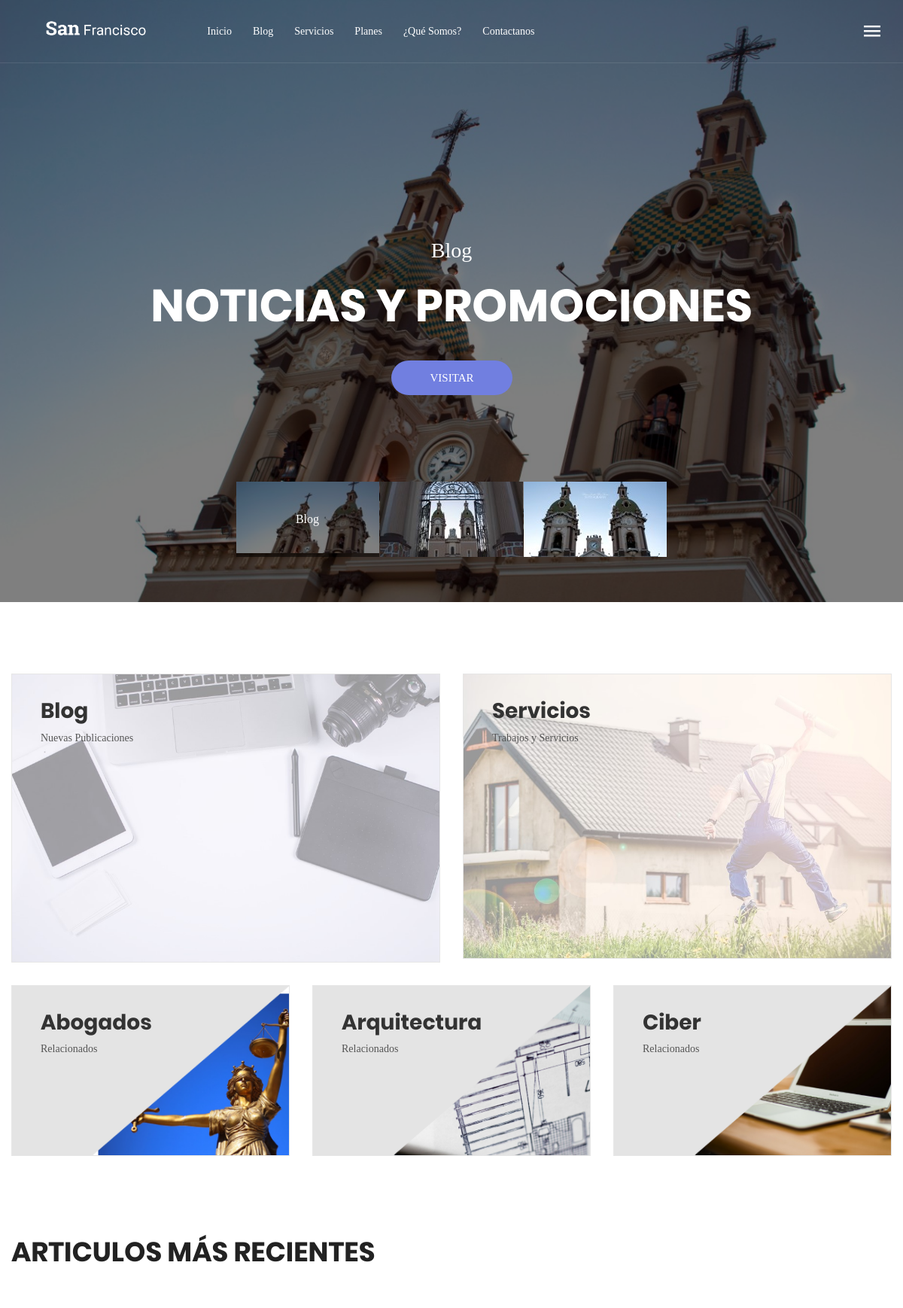
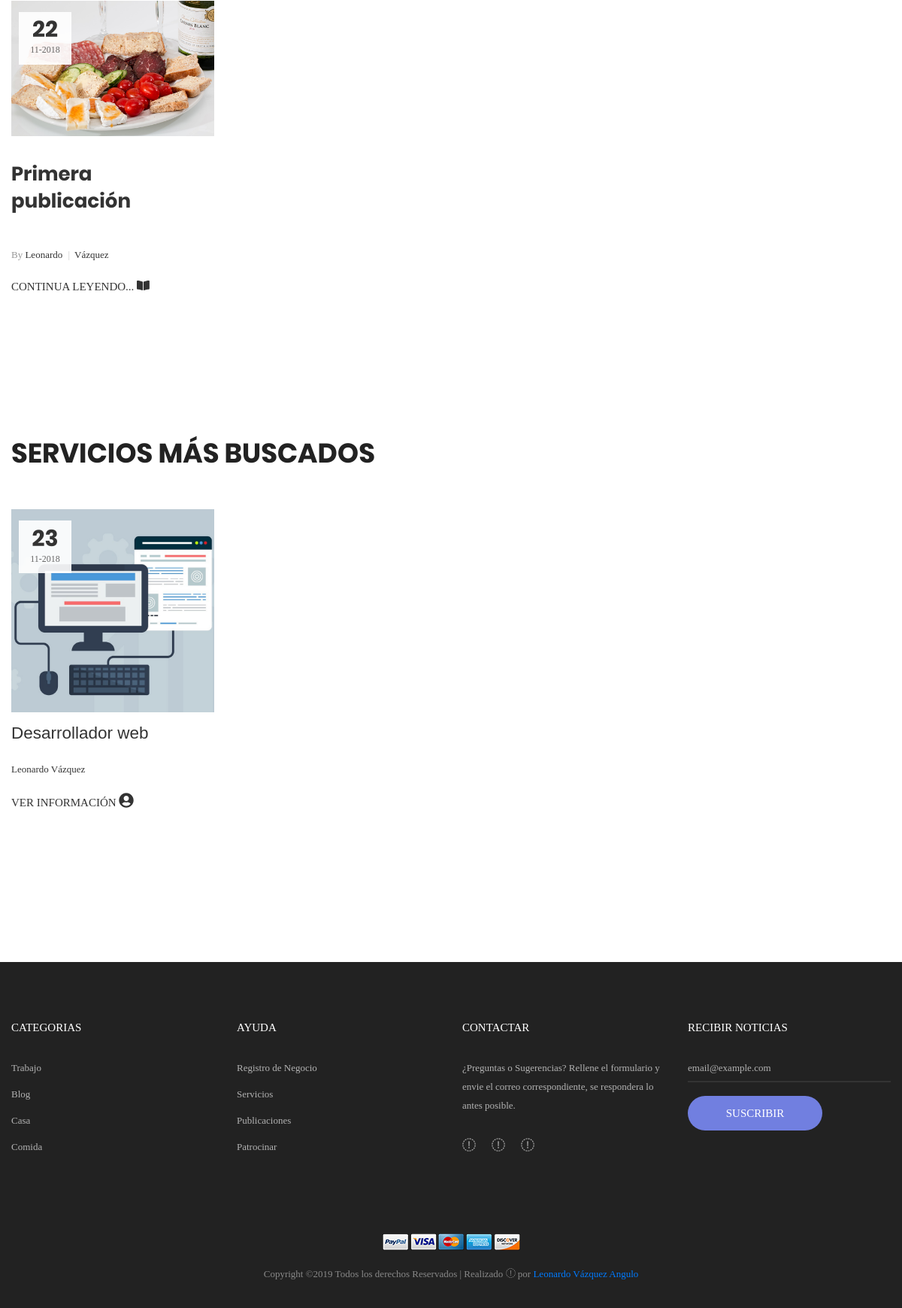
The page / on the database its author committed (2 pictures, top to bottom).
### tables this page shows
CREATE TABLE `servicios` (
  `id` int(11) NOT NULL,
  `nombre` varchar(20) NOT NULL,
  `imagen` varchar(20) NOT NULL
);

CREATE TABLE `publicacion` (
  `id` int(11) NOT NULL,
  `iduser` int(11) NOT NULL,
  `fecha` date NOT NULL,
  `titulo` varchar(45) NOT NULL,
  `imagen` varchar(60) NOT NULL,
  `descripcion` text NOT NULL,
  `estado` enum('AC','IN','BAN') NOT NULL
);

CREATE TABLE `usuarios` (
  `idUsuario` int(11) NOT NULL,
  `nombre` varchar(45) NOT NULL,
  `apellidos` varchar(45) NOT NULL,
  `correo` varchar(45) NOT NULL,
  `contraseña` varchar(45) NOT NULL,
  `tipoUser` int(11) NOT NULL,
  `validar` int(11) NOT NULL
);

CREATE TABLE `usersinfo` (
  `iduser` int(11) NOT NULL,
  `nombreServicio` varchar(80) NOT NULL,
  `telefono` varchar(15) NOT NULL,
  `celular` varchar(15) NOT NULL,
  `imagenServicio` varchar(30) NOT NULL,
  `descripcion` text NOT NULL,
  `domicilio` text NOT NULL
);

CREATE TABLE `trabajadores` (
  `id` int(11) NOT NULL,
  `idUsuario` int(11) NOT NULL,
  `idServicio` int(11) NOT NULL,
  `fechaRegistro` date NOT NULL
);

### Admin/functions.php (called while the page is built, shortened)
<?php
function searchService($conexion){
    $sentencia = $conexion->prepare("SELECT * FROM servicios ORDER BY nombre ASC");
	$sentencia->execute();
	return $sentencia->fetchAll();
}
function searchPost($conexion){
	$sql = "SELECT pub.*,user.idUsuario, user.nombre,user.apellidos FROM publicacion AS pub INNER JOIN usuarios AS user ON pub.iduser=user.idUsuario ORDER BY pub.fecha DESC;";
	$sentencia = $conexion->prepare($sql);
	$sentencia->execute();
	$resultado = $sentencia->fetchAll();
	return $resultado;
}
function searchUserService($conexion){
	$sql	= "SELECT serv.id, serv.nombre AS servicio ,user.idUsuario, user.nombre AS nameU, user.apellidos , user.correo ,tb.fechaRegistro, Uinf.imagenServicio FROM servicios AS serv INNER JOIN usuarios as user INNER JOIN trabajadores AS tb INNER JOIN usersinfo AS Uinf WHERE tb.idUsuario = user.idUsuario AND tb.idServicio = serv.id AND user.idUsuario = Uinf.idUser ORDER BY tb.fechaRegistro DESC";
	$sentencia = $conexion->prepare($sql);
	$sentencia->execute();
	$resultado = $sentencia->fetchAll();
	return $resultado;
}
function fechaPub($fecha){
	$date = explode("-",$fecha);
	$anio = $date[0];
	$mes  = $date[1];
	$dia  = $date[2];
	$fecha = array($anio,$mes,$dia);
	return $fecha;
}
?>

### views/index.view.php (the view, shortened to what this page needs)
<?php require 'views/header.php';?>
	<section class="section-slide">
		<div class="wrap-slick1 rs2-slick1">
			<div class="slick1">
				<div class="item-slick1 bg-overlay1" style="background-image: url(images/slide-05.jpg);" data-thumb="images/thumb-01.jpg" data-caption="Blog">
					<div class="container h-full">
						<div class="flex-col-c-m h-full p-t-100 p-b-60 respon5">
							<div class="layer-slick1 animated visible-false" data-appear="fadeInDown" data-delay="0">
								<span class="ltext-202 txt-center cl0 respon2">
									Blog
								</span>
							</div>
							<div class="layer-slick1 animated visible-false" data-appear="fadeInUp" data-delay="800">
								<h2 class="ltext-104 txt-center cl0 p-t-22 p-b-40 respon1">
									Noticias y Promociones
								</h2>
							</div>
							<div class="layer-slick1 animated visible-false" data-appear="zoomIn" data-delay="1600">
								<a href="<?php echo $links_contenido['blog'];?>" class="flex-c-m stext-101 cl0 size-101 bg1 bor1 hov-btn2 p-lr-15 trans-04">
									Visitar
								</a>
							</div>
						</div>
					</div>
				</div>
			</div>
			<div class="wrap-slick1-dots p-lr-10"></div>
		</div>
	</section>
	<div class="sec-banner bg0 p-t-95 p-b-55">
		<div class="container">
			<div class="row">
				<div class="col-md-6 p-b-30 m-lr-auto">
					<div class="block1 wrap-pic-w">
						<img src="images/banner-04.jpg" alt="IMG-BANNER">
						<a href="<?php echo $links_contenido['blog'];?>" class="block1-txt ab-t-l s-full flex-col-l-sb p-lr-38 p-tb-34 trans-03 respon3">
							<div class="block1-txt-child1 flex-col-l">
								<span class="block1-name ltext-102 trans-04 p-b-8">
									Blog
								</span>
								<span class="block1-info stext-102 trans-04">
									Nuevas Publicaciones
								</span>
							</div>
						</a>
					</div>
				</div>
				<div class="col-md-6 p-b-30 m-lr-auto">
					<div class="block1 wrap-pic-w">
						<img src="images/banner-05.jpg" alt="IMG-BANNER">
						<a href="<?php echo $links_contenido['servicios'];?>" class="block1-txt ab-t-l s-full flex-col-l-sb p-lr-38 p-tb-34 trans-03 respon3">
							<div class="block1-txt-child1 flex-col-l">
								<span class="block1-name ltext-102 trans-04 p-b-8">
									Servicios
								</span>
								<span class="block1-info stext-102 trans-04">
									Trabajos y Servicios
								</span>
							</div>
						</a>
					</div>
				</div>
				<?php
				$servicios = searchService($conexion);
				for ($i=0; $i < 3; $i++):?>
					<div class="col-md-6 col-lg-4 p-b-30 m-lr-auto">
						<div class="block1 wrap-pic-w">
							<img src="Users_images/servicios/<?php echo $servicios[$i]['imagen'];?>" alt="IMG-BANNER">
							<a href="<?php echo $links_contenido['serviciosDetalles'];?>?search=<?php echo $servicios[$i]['nombre'];?>" class="block1-txt ab-t-l s-full flex-col-l-sb p-lr-38 p-tb-34 trans-03 respon3">
								<div class="block1-txt-child1 flex-col-l">
									<span class="block1-name ltext-102 trans-04 p-b-8">
										<?php echo $servicios[$i]['nombre'];?>
									</span>
									<span class="block1-info stext-102 trans-04">
										Relacionados
									</span>
								</div>
							</a>
						</div>
					</div>
				<?php endfor?>
			</div>
		</div>
	</div>
	<section class="bg0 p-t-23 p-b-60">
		<div class="container">
			<div class="p-b-55">
				<h3 class="ltext-103 cl5">
					Articulos más Recientes
				</h3>
			</div>
			<div class="row isotope-grid">
				<?php
				$post = searchPost($conexion);
				if (sizeof($post)>0) {
				for ($i = 0; $i < sizeof($post) ;$i++) {
				$fecha =fechaPub($post[$i]['fecha']);?>
					<div class="col-sm-6 col-md-4 col-lg-3 p-b-35 isotope-item women">
						<div class="p-b-63">
								<a href="<?php echo $links_contenido['publicaciones'] . '?id='. $post[$i]['id'];?>" class="hov-img0 how-pos5-parent">
									<img src="Users_images/usuarios/<?php echo $post[$i]['imagen'];?>" alt="IMG-BLOG">
									<div class="flex-col-c-m size-123 bg9 how-pos5">
										<span class="ltext-107 cl2 txt-center">
											<?php echo $fecha[2];?>
										</span>
										<span class="stext-109 cl3 txt-center">
										<?php echo $fecha[1] .'-'. $fecha[0];?>
										</span>
									</div>
								</a>
								<div class="p-t-32">
									<h4 class="p-b-15">
										<a href="<?php echo $links_contenido['publicaciones'] . '?id='. $post[$i]['id'];?>" class="ltext-108 cl2 hov-cl1 trans-04">
											<?php echo $post[$i]['titulo'];?>
										</a>
									</h4>
									<div class="flex-w flex-sb-m p-t-18">
										<span class="flex-w flex-m stext-111 cl2 p-r-30 m-tb-10">
											<span>
												<span class="cl4">By</span> <?php echo $post[$i]['nombre'];?>
												<span class="cl12 m-l-4 m-r-6">|</span>
											</span>
											<span>
												<?php echo $post[$i]['apellidos'];?>
											</span>
										</span>
										<a href="<?php echo $links_contenido['publicaciones'] . '?id='. $post[$i]['id'];?>" class="stext-101 cl2 hov-cl1 trans-04 m-tb-10">
											Continua Leyendo...
											<i class="fas fa-book-open"></i>
										</a>
									</div>
								</div>
							</div>
					</div>
				<?php }}else{ ?>
					<div class="alert alert-danger" role="alert">
						No se encuentra ningun Servicio Registrado aún
					</div>
				<?php } ?>
			</div>
		</div>
	</section>
	<section class="bg0 p-t-23 p-b-130">
		<div class="container">
			<div class="p-b-55">
				<h3 class="ltext-103 cl5">
					Servicios Más Buscados
				</h3>
			</div>
			<div class="row isotope-grid">
				<?php
				$servicios= searchUserService($conexion);
				if (sizeof($servicios)>0) {
				for ($i=0; $i < sizeof($servicios) && $i< 8; $i++){
					$fecha =fechaPub($servicios[$i]['fechaRegistro']);?>
					<div class="col-sm-6 col-md-4 col-lg-3 p-b-35 isotope-item women">
						<div class="p-b-63">
								<a href="<?php echo $links_contenido['perfil']. "?id=".$servicios[$i]['idUsuario'];?>" class="hov-img0 how-pos5-parent">
									<img src="Users_images/usuarios/<?php echo $servicios[$i]['imagenServicio'];?>" alt="IMG-BLOG">
									<div class="flex-col-c-m size-123 bg9 how-pos5">
										<span class="ltext-107 cl2 txt-center">
											<?php echo $fecha[2];?>
										</span>
										<span class="stext-109 cl3 txt-center">
											<?php echo $fecha[1] .'-'. $fecha[0];?>
										</span>
									</div>
								</a>
								<div class="p-t-16">
									<h4 class="p-b-6">
										<a href="<?php echo $links_contenido['perfil']. "?id=".$servicios[$i]['idUsuario'];?>" class="ltext-96 cl2 hov-cl1 trans-04">
											<?php echo $servicios[$i]['servicio'];?>
										</a>
									</h4>
									<div class="flex-w flex-sb-m p-t-8">
										<span class="flex-w flex-m stext-111 cl2 p-r-30 m-tb-10">
											<span>
												<?php echo $servicios[$i]['nameU'] . " " . $servicios[$i]['apellidos'];?>
											</span>
										</span>
										<a href="<?php echo $links_contenido['perfil']. "?id=".$servicios[$i]['idUsuario'];?>" class="stext-101 cl2 hov-cl1 trans-04 m-tb-10">
											Ver Información
											<i class="fs-20 fas fa-user-circle"> </i>
										</a>
									</div>
								</div>
							</div>
					</div>
				<?php }
				}else{?>
					<div class="alert alert-danger" role="alert">
						No se encuentra ningun Servicio Registrado aún
					</div>
				<?php }?>
			</div>
		</div>
	</section>
	<?php require 'views/footer.php';?>

### rows shown on the page
servicios: imagen (picture), nombre "Abogados"
servicios: imagen (picture), nombre "Arquitectura"
servicios: imagen (picture), nombre "Ciber"
publicacion: imagen (picture), fecha "22", fecha "11", fecha "2018", titulo "Primera publicación", usuarios.nombre "Leonardo", usuarios.apellidos "Vázquez"
servicios: usersinfo.imagenServicio (picture), trabajadores.fechaRegistro "23", trabajadores.fechaRegistro "11", trabajadores.fechaRegistro "2018", nombre "Desarrollador web", usuarios.nombre "Leonardo", usuarios.apellidos "Vázquez"
